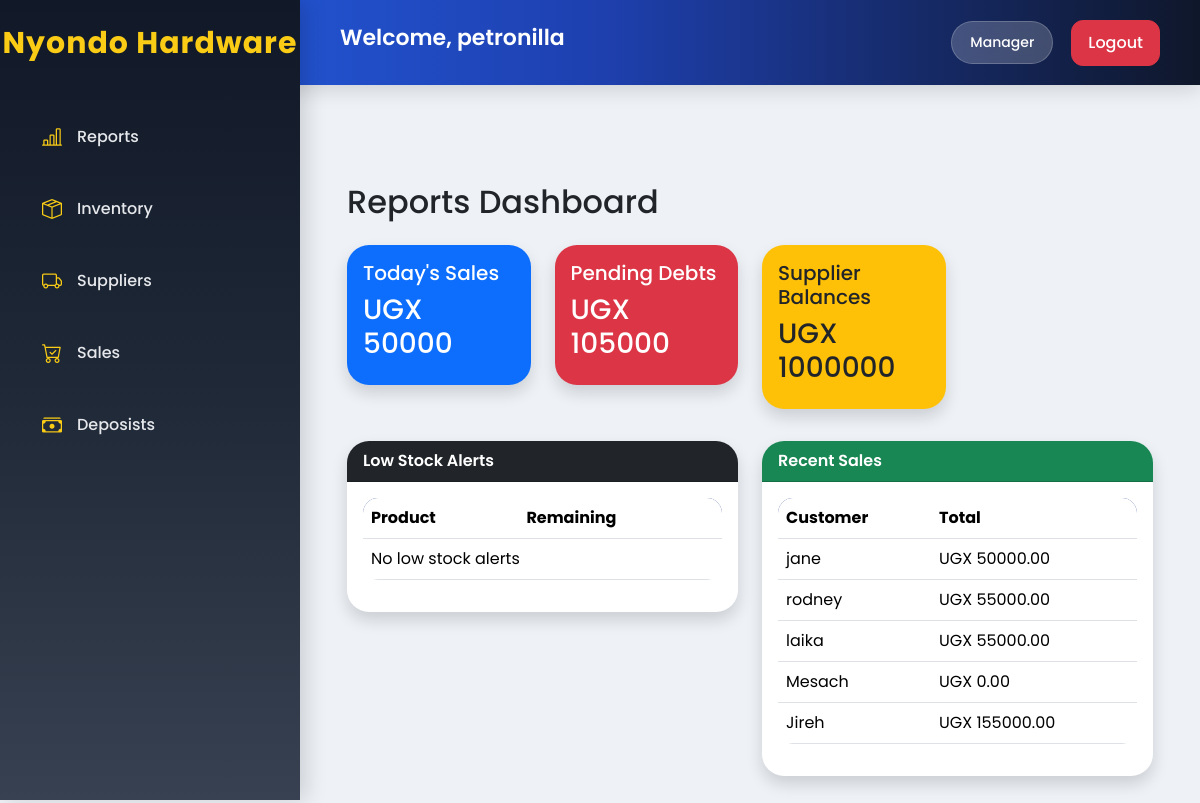
Page /dashboard/ (signed in) on the committed database.
### account/models.py (models this page shows, shortened)
class CustomUser(AbstractUser):
    ROLE_CHOICES = (
        ('manager', 'Manager'),
        ('stock', 'Stock Personnel'),
        ('sales', 'Sales Personnel'),
    )
    role = models.CharField(max_length=20, choices=ROLE_CHOICES, default='sales')
    nin = models.CharField(max_length=14, unique=True, blank=True, null=True)
    phone_number = models.CharField(max_length=15, unique=True, validators=[RegexValidator(regex=r'^(07|03)\d{8}$', message="Enter a valid Ugandan phone number (07XXXXXXXX or 03XXXXXXXX)")
        ],
        blank=True,
        null=True
    )
    is_active = models.BooleanField(default=True)
    created_at = models.DateTimeField( auto_now_add=True)
    updated_at = models.DateTimeField(auto_now=True)

### sales/models.py (models this page shows, shortened)
class Sale(models.Model):
    PAYMENT_METHODS = (
        ('cash', 'Cash'),
        ('credit', 'Credit'),)
    STATUS = (
        ('paid', 'Paid'),
        ('pending', 'Pending'),
    )
    invoice_no = models.CharField(max_length=50, unique=True)
    customer = models.ForeignKey(Customer, on_delete=models.CASCADE)
    payment_method = models.CharField(max_length=20, choices=PAYMENT_METHODS)
    subtotal = models.DecimalField(max_digits=12, decimal_places=2, default=0)
    transport_charge = models.DecimalField(max_digits=12, decimal_places=2, default=0)
    final_total = models.DecimalField(max_digits=12, decimal_places=2, default=0)
    amount_paid = models.DecimalField(max_digits=12, decimal_places=2, default=0)
    balance = models.DecimalField(max_digits=12, decimal_places=2, default=0)
    status = models.CharField(max_length=20, choices=STATUS, default='pending')
    created_by = models.ForeignKey(settings.AUTH_USER_MODEL, on_delete=models.SET_NULL, null=True)
    created_at = models.DateTimeField(auto_now_add=True)

class Customer(models.Model):
    CUSTOMER_TYPES = (
        ('walk_in', 'Walk In'),
        ('retailer', 'Retailer'),
        ('wholesaler', 'Wholesaler'),
    )
    name = models.CharField(max_length=255)
    customer_type = models.CharField(max_length=20, choices=CUSTOMER_TYPES)
    phone = models.CharField(max_length=20, blank=True, null=True)
    location = models.CharField(max_length=255)
    distance_km = models.DecimalField(max_digits=10, decimal_places=2, default=0)
    created_at = models.DateTimeField(auto_now_add=True)

### reports/views.py (the view)
# urls.py: path('dashboard/', views.dashboard, name='dashboard'),
def dashboard(request):
    today = timezone.now().date()
    week_ago = today - timedelta(days=7)
    today_sales = Sale.objects.filter(
        created_at__date=today
    )
    total_sales_today = today_sales.aggregate(
        Sum('final_total')
    )['final_total__sum'] or 0
    sales_count_today = today_sales.count()
    low_stock_products = Product.objects.filter(
        quantity__lte=5
    )
    pending_deposits = Deposit.objects.filter(
        status='pending'
    )
    total_pending_debt = pending_deposits.aggregate(
        Sum('balance')
    )['balance__sum'] or 0
    supplier_balances = Supplier.objects.filter(
        payment_status='pending'
    )
    total_supplier_balance = supplier_balances.aggregate(
        Sum('balance')
    )['balance__sum'] or 0
    total_products = Product.objects.count()
    recent_sales = Sale.objects.order_by(
        '-created_at'
    )[:5]
    context = {
        'total_sales_today': total_sales_today,
        'sales_count_today': sales_count_today,
        'low_stock_products': low_stock_products,
        'pending_deposits': pending_deposits,
        'total_pending_debt': total_pending_debt,
        'supplier_balances': supplier_balances,
        'total_supplier_balance': total_supplier_balance,
        'total_products': total_products,
        'recent_sales': recent_sales,
    }
    return render(
        request,
        'dashboard.html',
        context
    )

### reports/templates/dashboard.html
{% extends 'base.html' %}
{% block content %}
<div class="container-fluid mt-4">
    <h2 class="mb-4">
        Reports Dashboard
    </h2>
    <div class="row">
        <div class="col-md-3 mb-3">
            <div class="card bg-primary text-white shadow">
                <div class="card-body">
                    <h5>Today's Sales</h5>
                    <h3>
                        UGX {{ total_sales_today }}
                    </h3>
                </div>
            </div>
        </div>
        <div class="col-md-3 mb-3">
            <div class="card bg-danger text-white shadow">
                <div class="card-body">
                    <h5>Pending Debts</h5>
                    <h3>
                        UGX {{ total_pending_debt }}
                    </h3>
                </div>
            </div>
        </div>
        <div class="col-md-3 mb-3">
            <div class="card bg-warning text-dark shadow">
                <div class="card-body">
                    <h5>Supplier Balances</h5>
                    <h3>
                        UGX {{ total_supplier_balance }}
                    </h3>
                </div>
            </div>
        </div>
    </div>
    <div class="row mt-3">
        <div class="col-md-6">
            <div class="card shadow">
                <div class="card-header bg-dark text-white">
                    Low Stock Alerts
                </div>
                <div class="card-body">
                    <table class="table">
                        <thead>
                            <tr>
                                <th>Product</th>
                                <th>Remaining</th>
                            </tr>
                        </thead>
                        <tbody>
                            {% for product in low_stock_products %}
                            <tr>
                                <td>
                                    {{ product.product_name }}
                                </td>
                                <td>
                                    <span class="badge bg-danger">
                                        {{ product.quantity }}
                                    </span>
                                </td>
                            </tr>
                            {% empty %}
                            <tr>
                                <td colspan="2">
                                    No low stock alerts
                                </td>
                            </tr>
                            {% endfor %}
                        </tbody>
                    </table>
                </div>
            </div>
        </div>
        <div class="col-md-6">
            <div class="card shadow">
                <div class="card-header bg-success text-white">
                    Recent Sales
                </div>
                <div class="card-body">
                    <table class="table">
                        <thead>
                            <tr>
                                <th>Customer</th>
                                <th>Total</th>
                            </tr>
                        </thead>
                        <tbody>
                            {% for sale in recent_sales %}
                            <tr>
                                <td>
                                    {{ sale.customer.name }}
                                </td>
                                <td>
                                    UGX {{ sale.final_total }}
                                </td>
                            </tr>
                            {% endfor %}
                        </tbody>
                    </table>
                </div>
            </div>
        </div>
    </div>
</div>
{% endblock %}

### nyondo_stock_project/templates/base.html (shortened to what this page needs)
{% load static %}
<!DOCTYPE html>
<html lang="en">
<head>
    <link
        href="https://cdn.jsdelivr.net/npm/bootstrap@5.3.3/dist/css/bootstrap.min.css"
        rel="stylesheet"
    >
    <link
        rel="stylesheet"
        href="https://cdn.jsdelivr.net/npm/bootstrap-icons@1.11.3/font/bootstrap-icons.min.css"
    >
  <link rel="stylesheet" href="{% static 'styles.css' %}">
</head>
<body>
{% if user.is_authenticated %}
<div class="sidebar">
        <h2>
        Nyondo Hardware
      </h2>
    {% if user.role == "manager" %}
    <a href="/reports/">
        <i class="bi bi-bar-chart-line"></i>
        <span>Reports</span>
    </a>
    {% endif %}
    {% if user.role == "manager" or user.role == "stock" %}
    <a href="/inventory/">
        <i class="bi bi-box-seam"></i>
        <span>Inventory</span>
    </a>
    <a href="/suppliers/">
        <i class="bi bi-truck"></i>
        <span>Suppliers</span>
    </a>
    {% endif %}
    {% if user.role == "manager" or user.role == "sales" %}
    <a href="{% url 'sales_list' %}">
        <i class="bi bi-cart-check"></i>
        <span>Sales</span>
    </a>
    <a href="/deposists/">
        <i class="bi bi-cash-stack"></i>
        <span>Deposists</span>
    </a>
    {% endif %}
</div>
<div class="topbar">
    <h4>
        Welcome,
        {{ user.username }}
    </h4>
    <div class="user-info">
        <span class="role-badge">
            {{ user.role|title }}
        </span>
       <form method="POST" action="{% url 'logout' %}">
    <button type="submit" class="btn btn-danger">
        Logout
    </button>
</form>
    </div>
</div>
{% endif %}
<div class="content">
    {% block content %}
    {% endblock %}
</div>
</body>
</html>

### nyondo_stock_project/static/styles.css (style rules this page uses)
* { margin: 0; padding: 0; box-sizing: border-box; }
body { font-family: 'Poppins', sans-serif; background: #eef2f7; overflow-x: hidden; }
.sidebar { position: fixed; top: 0; left: 0; width: 300px; height: 100vh; background: linear-gradient( 180deg, #111827, #1f2937, #374151 ); color: white; padding-top: 25px; box-shadow: 6px 0 20px rgba(0,0,0,0.15); z-index: 1000; }
.sidebar h2 { text-align: center; font-size: 30px; font-weight: 700; margin-bottom: 45px; color: #facc15; letter-spacing: 1px; }
.sidebar a { display: flex; align-items: center; gap: 15px; padding: 16px 28px; color: #e5e7eb; text-decoration: none; font-size: 16px; font-weight: 500; transition: 0.3s ease; margin: 10px 14px; border-radius: 16px; }
.sidebar i { font-size: 20px; color: #facc15; }
.topbar { position: fixed; top: 0; left: 0; width: 100%; height: 85px; background: linear-gradient( 90deg, #2563eb, #1e40af, #0f172a ); display: flex; justify-content: space-between; align-items: center; padding-left: 340px; padding-right: 40px; box-shadow: 0 4px 20px rgba(0,0,0,0.15); z-index: 900; }
.topbar h4 { font-weight: 600; color: white; font-size: 22px; }
.user-info { display: flex; align-items: center; gap: 18px; }
.role-badge { background: rgba(255,255,255,0.2); backdrop-filter: blur(10px); color: white; padding: 10px 18px; border-radius: 30px; font-size: 14px; font-weight: 500; border: 1px solid rgba(255,255,255,0.2); }
.content { margin-left: 300px; margin-top: 100px; padding: 35px; }
.card { border: none; border-radius: 22px; background: white; box-shadow: 0 5px 18px rgba(0,0,0,0.06); transition: 0.3s ease; }
.card-header { border-radius: 22px 22px 0 0 !important; font-weight: 600; }
.table { border-radius: 15px; overflow: hidden; background: white; }
thead { background: #1e3a8a; color: white; }
.btn { border-radius: 12px; font-weight: 500; padding: 10px 16px; }

### rows in the picture
CustomUser: username "petronilla", role "Manager"
Sale: customer.name "jane", final_total "50000.00"
Sale: customer.name "rodney", final_total "55000.00"
Sale: customer.name "laika", final_total "55000.00"
Sale: customer.name "Mesach", final_total "0.00"
Sale: customer.name "Jireh", final_total "155000.00"

### other values in the picture
{{ total_sales_today }} "50000"
{{ total_pending_debt }} "105000"
{{ total_supplier_balance }} "1000000"
